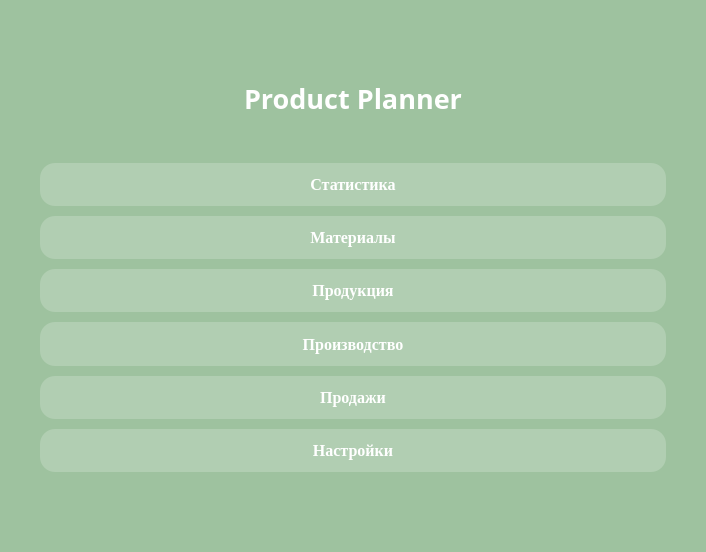
<?xml version="1.0" encoding="UTF-8"?>
<ui version="4.0">
 <class>MainWindow</class>
 <widget class="QMainWindow" name="MainWindow">
  <property name="geometry">
   <rect>
    <x>0</x>
    <y>0</y>
    <width>706</width>
    <height>552</height>
   </rect>
  </property>
  <property name="windowTitle">
   <string>MainWindow</string>
  </property>
  <widget class="QWidget" name="centralwidget">
   <property name="styleSheet">
    <string notr="true">background-color: rgb(158, 194, 159);</string>
   </property>
   <layout class="QVBoxLayout" name="verticalLayout_2">
    <property name="leftMargin">
     <number>20</number>
    </property>
    <property name="topMargin">
     <number>80</number>
    </property>
    <property name="rightMargin">
     <number>20</number>
    </property>
    <property name="bottomMargin">
     <number>20</number>
    </property>
    <item>
     <widget class="QLabel" name="title">
      <property name="sizePolicy">
       <sizepolicy hsizetype="Preferred" vsizetype="Maximum">
        <horstretch>0</horstretch>
        <verstretch>0</verstretch>
       </sizepolicy>
      </property>
      <property name="font">
       <font>
        <family>Calisto MT</family>
        <pointsize>20</pointsize>
        <weight>75</weight>
        <bold>true</bold>
       </font>
      </property>
      <property name="styleSheet">
       <string notr="true">color: rgb(255, 255, 255);</string>
      </property>
      <property name="text">
       <string>Product Planner</string>
      </property>
      <property name="alignment">
       <set>Qt::AlignCenter</set>
      </property>
     </widget>
    </item>
    <item>
     <layout class="QVBoxLayout" name="navigation_buttons">
      <property name="spacing">
       <number>10</number>
      </property>
      <property name="leftMargin">
       <number>20</number>
      </property>
      <property name="topMargin">
       <number>40</number>
      </property>
      <property name="rightMargin">
       <number>20</number>
      </property>
      <property name="bottomMargin">
       <number>60</number>
      </property>
      <item>
       <widget class="QPushButton" name="statistics_btn">
        <property name="sizePolicy">
         <sizepolicy hsizetype="Minimum" vsizetype="Minimum">
          <horstretch>0</horstretch>
          <verstretch>0</verstretch>
         </sizepolicy>
        </property>
        <property name="minimumSize">
         <size>
          <width>0</width>
          <height>30</height>
         </size>
        </property>
        <property name="font">
         <font>
          <family>Times New Roman</family>
          <pointsize>12</pointsize>
          <weight>62</weight>
          <italic>false</italic>
          <bold>true</bold>
         </font>
        </property>
        <property name="styleSheet">
         <string notr="true">QPushButton {
    color: rgb(255, 255, 255);
    background-color: rgba(255, 255, 255, 50);
	font: 12pt &quot;Times New Roman&quot;;
    font-weight: 500;
    border-radius: 15px;
    padding: 5px;
}

QPushButton:pressed {
    background-color: rgba(255, 255, 255, 30);
    padding-top: 7px;
    padding-bottom: 3px;
}</string>
        </property>
        <property name="text">
         <string>Статистика</string>
        </property>
       </widget>
      </item>
      <item>
       <widget class="QPushButton" name="materials_btn">
        <property name="sizePolicy">
         <sizepolicy hsizetype="Minimum" vsizetype="Minimum">
          <horstretch>0</horstretch>
          <verstretch>0</verstretch>
         </sizepolicy>
        </property>
        <property name="minimumSize">
         <size>
          <width>0</width>
          <height>30</height>
         </size>
        </property>
        <property name="font">
         <font>
          <family>Times New Roman</family>
          <pointsize>12</pointsize>
          <weight>62</weight>
          <italic>false</italic>
          <bold>true</bold>
         </font>
        </property>
        <property name="layoutDirection">
         <enum>Qt::LeftToRight</enum>
        </property>
        <property name="styleSheet">
         <string notr="true">QPushButton {
    color: rgb(255, 255, 255);
    background-color: rgba(255, 255, 255, 50);
	font: 12pt &quot;Times New Roman&quot;;
    font-weight: 500;
    border-radius: 15px;
    padding: 5px;
}

QPushButton:pressed {
    background-color: rgba(255, 255, 255, 30);
    padding-top: 7px;
    padding-bottom: 3px;
}</string>
        </property>
        <property name="text">
         <string>Материалы</string>
        </property>
       </widget>
      </item>
      <item>
       <widget class="QPushButton" name="products_btn">
        <property name="sizePolicy">
         <sizepolicy hsizetype="Minimum" vsizetype="Minimum">
          <horstretch>0</horstretch>
          <verstretch>0</verstretch>
         </sizepolicy>
        </property>
        <property name="minimumSize">
         <size>
          <width>0</width>
          <height>30</height>
         </size>
        </property>
        <property name="font">
         <font>
          <family>Times New Roman</family>
          <pointsize>12</pointsize>
          <weight>62</weight>
          <italic>false</italic>
          <bold>true</bold>
         </font>
        </property>
        <property name="styleSheet">
         <string notr="true">QPushButton {
    color: rgb(255, 255, 255);
    background-color: rgba(255, 255, 255, 50);
	font: 12pt &quot;Times New Roman&quot;;
    font-weight: 500;
    border-radius: 15px;
    padding: 5px;
}

QPushButton:pressed {
    background-color: rgba(255, 255, 255, 30);
    padding-top: 7px;
    padding-bottom: 3px;
}</string>
        </property>
        <property name="text">
         <string>Продукция</string>
        </property>
       </widget>
      </item>
      <item>
       <widget class="QPushButton" name="products_log_btn">
        <property name="sizePolicy">
         <sizepolicy hsizetype="Minimum" vsizetype="Minimum">
          <horstretch>0</horstretch>
          <verstretch>0</verstretch>
         </sizepolicy>
        </property>
        <property name="minimumSize">
         <size>
          <width>0</width>
          <height>30</height>
         </size>
        </property>
        <property name="font">
         <font>
          <family>Times New Roman</family>
          <pointsize>12</pointsize>
          <weight>62</weight>
          <italic>false</italic>
          <bold>true</bold>
         </font>
        </property>
        <property name="styleSheet">
         <string notr="true">QPushButton {
    color: rgb(255, 255, 255);
    background-color: rgba(255, 255, 255, 50);
	font: 12pt &quot;Times New Roman&quot;;
    font-weight: 500;
    border-radius: 15px;
    padding: 5px;
}

QPushButton:pressed {
    background-color: rgba(255, 255, 255, 30);
    padding-top: 7px;
    padding-bottom: 3px;
}</string>
        </property>
        <property name="text">
         <string>Производство</string>
        </property>
       </widget>
      </item>
      <item>
       <widget class="QPushButton" name="sales_log_btn">
        <property name="sizePolicy">
         <sizepolicy hsizetype="Minimum" vsizetype="Minimum">
          <horstretch>0</horstretch>
          <verstretch>0</verstretch>
         </sizepolicy>
        </property>
        <property name="minimumSize">
         <size>
          <width>0</width>
          <height>30</height>
         </size>
        </property>
        <property name="font">
         <font>
          <family>Times New Roman</family>
          <pointsize>12</pointsize>
          <weight>62</weight>
          <italic>false</italic>
          <bold>true</bold>
         </font>
        </property>
        <property name="styleSheet">
         <string notr="true">QPushButton {
    color: rgb(255, 255, 255);
    background-color: rgba(255, 255, 255, 50);
	font: 12pt &quot;Times New Roman&quot;;
    font-weight: 500;
    border-radius: 15px;
    padding: 5px;
}

QPushButton:pressed {
    background-color: rgba(255, 255, 255, 30);
    padding-top: 7px;
    padding-bottom: 3px;
}</string>
        </property>
        <property name="text">
         <string>Продажи</string>
        </property>
       </widget>
      </item>
      <item>
       <widget class="QPushButton" name="settings_btn">
        <property name="sizePolicy">
         <sizepolicy hsizetype="Minimum" vsizetype="Minimum">
          <horstretch>0</horstretch>
          <verstretch>0</verstretch>
         </sizepolicy>
        </property>
        <property name="minimumSize">
         <size>
          <width>0</width>
          <height>30</height>
         </size>
        </property>
        <property name="font">
         <font>
          <family>Times New Roman</family>
          <pointsize>12</pointsize>
          <weight>62</weight>
          <italic>false</italic>
          <bold>true</bold>
         </font>
        </property>
        <property name="styleSheet">
         <string notr="true">QPushButton {
    color: rgb(255, 255, 255);
    background-color: rgba(255, 255, 255, 50);
	font: 12pt &quot;Times New Roman&quot;;
    font-weight: 500;
    border-radius: 15px;
    padding: 5px;
}

QPushButton:pressed {
    background-color: rgba(255, 255, 255, 30);
    padding-top: 7px;
    padding-bottom: 3px;
}</string>
        </property>
        <property name="text">
         <string>Настройки</string>
        </property>
       </widget>
      </item>
     </layout>
    </item>
   </layout>
  </widget>
 </widget>
 <resources/>
 <connections/>
</ui>
